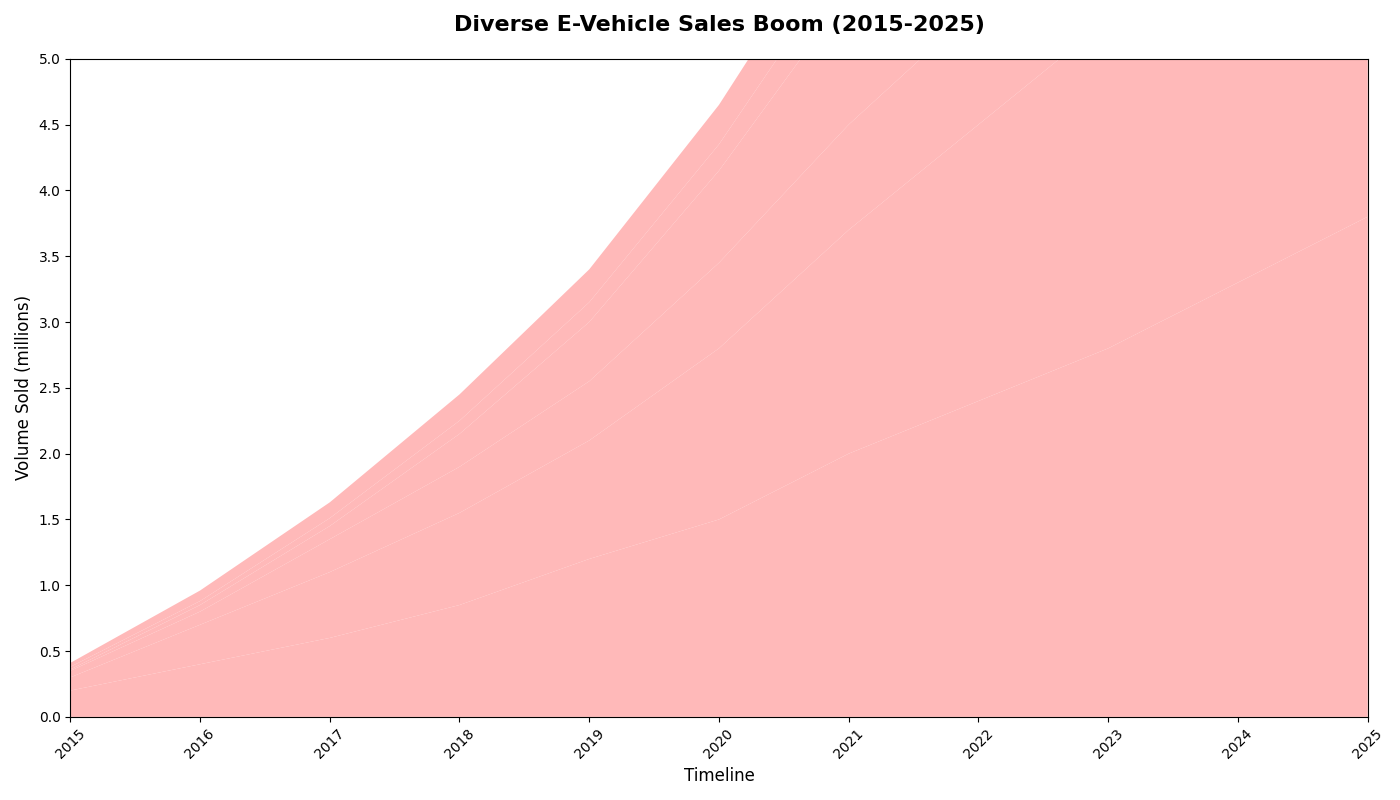

Reproduce this figure in Python.
import matplotlib.pyplot as plt
import numpy as np

years = np.arange(2015, 2026)
sedans_sales = np.array([0.2, 0.4, 0.6, 0.85, 1.2, 1.5, 2.0, 2.4, 2.8, 3.3, 3.8])
suvs_sales = np.array([0.1, 0.3, 0.5, 0.7, 0.9, 1.3, 1.7, 2.1, 2.5, 3.0, 3.5])
hatchbacks_sales = np.array([0.05, 0.1, 0.25, 0.35, 0.45, 0.65, 0.8, 0.9, 1.1, 1.3, 1.4])
trucks_sales = np.array([0.01, 0.05, 0.1, 0.25, 0.45, 0.7, 1.0, 1.4, 1.8, 2.2, 2.6])
buses_sales = np.array([0.02, 0.03, 0.06, 0.1, 0.15, 0.2, 0.3, 0.35, 0.42, 0.48, 0.55])
motorcycles_sales = np.array([0.03, 0.08, 0.12, 0.2, 0.25, 0.3, 0.38, 0.5, 0.6, 0.7, 0.75])

sales_data = np.vstack([sedans_sales, suvs_sales, hatchbacks_sales, trucks_sales, buses_sales, motorcycles_sales])

# Applying a single color for all data groups
single_color = '#ffadad'

fig, ax = plt.subplots(figsize=(14, 8))
ax.stackplot(years, sales_data, colors=[single_color], alpha=0.85)

ax.set_title('Diverse E-Vehicle Sales Boom (2015-2025)', fontsize=16, fontweight='bold', pad=20)
ax.set_xlabel('Timeline', fontsize=12)
ax.set_ylabel('Volume Sold (millions)', fontsize=12)

ax.set_xticks(years)
ax.set_yticks(np.arange(0, 5.1, 0.5))
ax.set_xlim(2015, 2025)
ax.set_ylim(0, 5)
plt.xticks(rotation=45)

plt.tight_layout()
plt.show()
